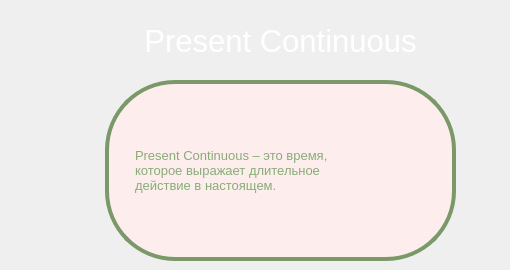
      <widget class="QWidget" name="page_33">
       <widget class="QLabel" name="label_37">
        <property name="geometry">
         <rect>
          <x>60</x>
          <y>20</y>
          <width>441</width>
          <height>41</height>
         </rect>
        </property>
        <property name="font">
         <font>
          <pointsize>23</pointsize>
         </font>
        </property>
        <property name="styleSheet">
         <string notr="true">color: rgb(255, 255, 255);</string>
        </property>
        <property name="text">
         <string>Present Continuous</string>
        </property>
        <property name="alignment">
         <set>Qt::AlignCenter</set>
        </property>
       </widget>
       <widget class="QLabel" name="label_94">
        <property name="geometry">
         <rect>
          <x>105</x>
          <y>80</y>
          <width>351</width>
          <height>181</height>
         </rect>
        </property>
        <property name="styleSheet">
         <string notr="true">color: rgb(134,115,161);
background-color: rgb(253,237,237);
border-radius: 70px; 
border: 4px solid rgb(122, 152, 104)
</string>
        </property>
        <property name="text">
         <string/>
        </property>
       </widget>
       <widget class="QLabel" name="label_62">
        <property name="geometry">
         <rect>
          <x>135</x>
          <y>110</y>
          <width>291</width>
          <height>121</height>
         </rect>
        </property>
        <property name="font">
         <font>
          <pointsize>10</pointsize>
         </font>
        </property>
        <property name="autoFillBackground">
         <bool>false</bool>
        </property>
        <property name="styleSheet">
         <string notr="true">color: rgb(137, 172, 118);
background-color: rgb(253,237,237);
border-radius: 20px;</string>
        </property>
        <property name="text">
         <string>Present Continuous – это время, 
которое выражает длительное 
действие в настоящем. </string>
        </property>
       </widget>
      </widget>
